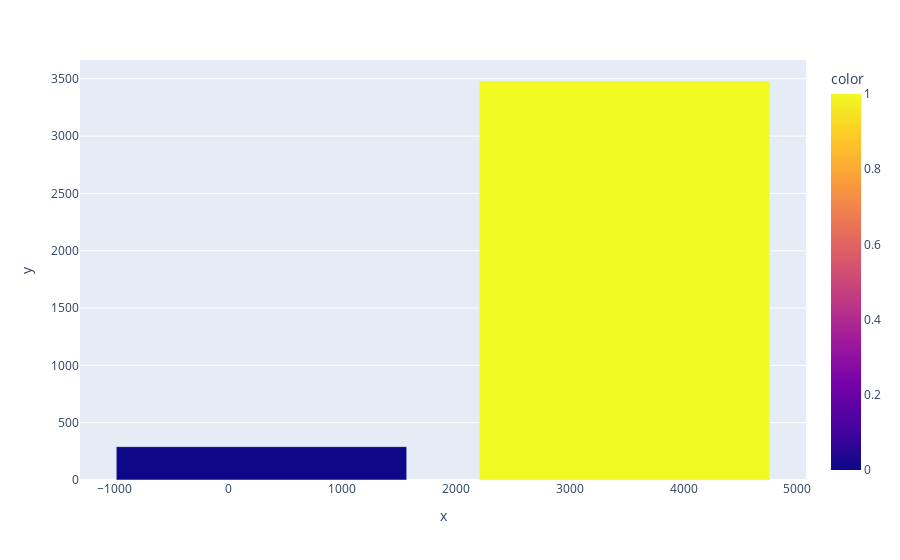

The code cell stored with this chart in its notebook:
### Code cell
# import plotly.express as px
# fig = px.bar(thyroid, x=thyroid['binaryClass'].value_counts(),
#              y=thyroid['binaryClass'].value_counts(),
#              color=[1, 0])
# fig.show()

### Figure 1 — Plotly figure (JSON) as saved in the notebook; plotly's stock layout.template omitted (floating-point values rounded to 4 significant figures)
{"data": [{"alignmentgroup": "True", "hovertemplate": "x=%{x}<br>y=%{y}<br>color=%{marker.color}<extra></extra>", "legendgroup": "", "marker": {"color": [1, 0], "coloraxis": "coloraxis", "pattern": {"shape": ""}}, "name": "", "offsetgroup": "", "orientation": "v", "showlegend": false, "textposition": "auto", "type": "bar", "x": [3481, 291], "xaxis": "x", "y": [3481, 291], "yaxis": "y"}], "layout": {"barmode": "relative", "coloraxis": {"colorbar": {"title": {"text": "color"}}, "colorscale": [[0, "#0d0887"], [0.1111, "#46039f"], [0.2222, "#7201a8"], [0.3333, "#9c179e"], [0.4444, "#bd3786"], [0.5556, "#d8576b"], [0.6667, "#ed7953"], [0.7778, "#fb9f3a"], [0.8889, "#fdca26"], [1, "#f0f921"]]}, "legend": {"tracegroupgap": 0}, "margin": {"t": 60}, "xaxis": {"anchor": "y", "domain": [0, 1], "title": {"text": "x"}}, "yaxis": {"anchor": "x", "domain": [0, 1], "title": {"text": "y"}}}}
